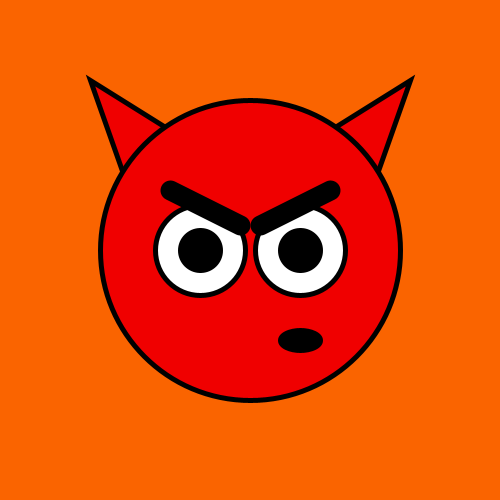
Frame 1 (no input)
Frame 60 (the mouse pressed at the canvas centre just before this capture): identical to frame 1, image omitted
Frame 120 (the mouse held since frame 60 and released just before this capture): identical to frame 1, image omitted

The Processing sketch that drew this single still picture (run headless with seeded random() and noise(); from frame 60 on, the mouse is pressed at the canvas centre):

// Processing sketch: processing_51587
// ── processing_51587.pde

//dEvil
//2. Create a representational picture using simple geometric shapes that evoke either cute or evil.

void setup() {
  size (500, 500);
}

void draw() {
  strokeWeight(5);
  translate(250, 250);
  background(250, 100, 0);
  smooth();
  fill (240, 0, 0); //head
  triangle (-160, -170, -100, 0, 0, -70); //horns
  triangle (160, -170, 100, 0, 0, -70);

  ellipse (0, 0, 300, 300);
  fill(255, 0, 0);

  fill(255);//eyes
  ellipse(-50, 0, 90, 90);
  ellipse(50, 0, 90, 90);

  fill(0);//pupil
  ellipse(-50, 0, 40, 40);
  ellipse(50, 0, 40, 40);
  ellipse(50, 90, 40, 20);

  strokeWeight(20);//angry eyebrows
  line(10, -25, 80, -60);
  line(-10, -25, -80, -60);
}

                
                
